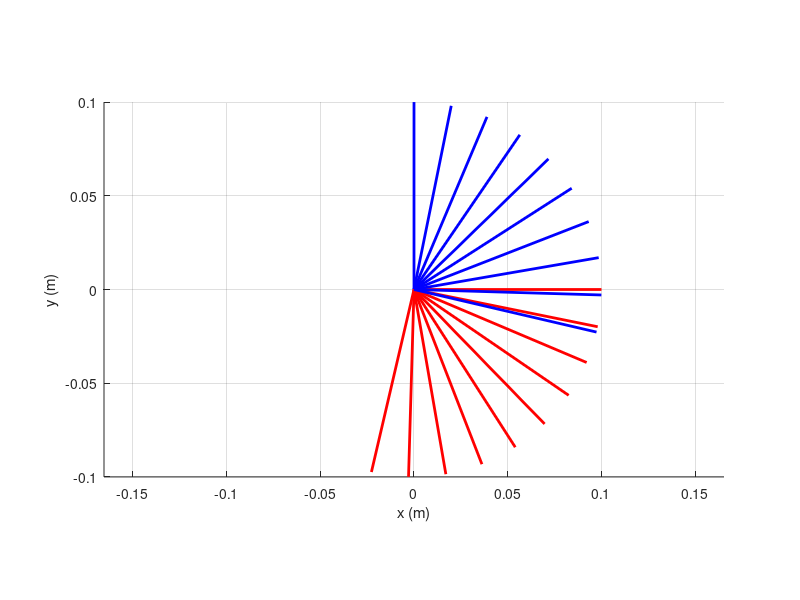
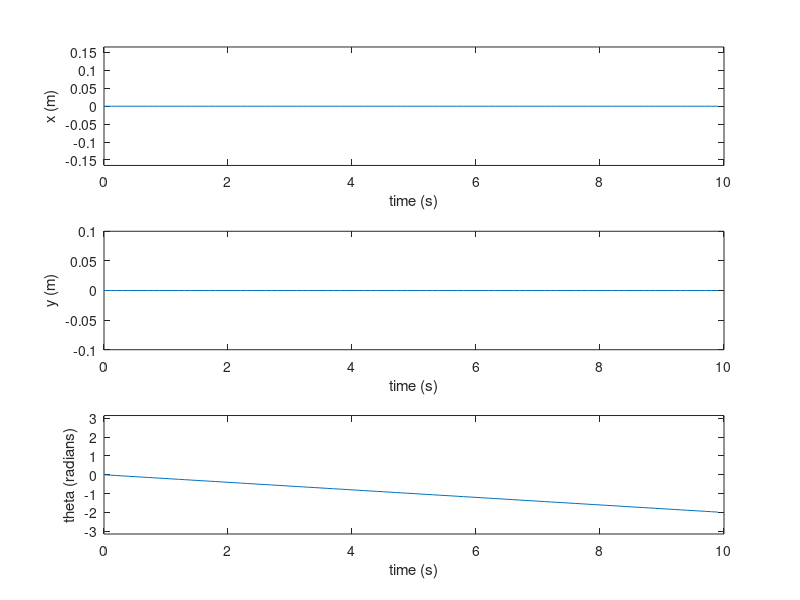

Reproduce these figures in MATLAB, in order.
%%%%%%%%%%%%%%%%%%%%Q_2%%%%%%%%%%%%%%
% There are several possible answers to this so the check
% is based on the stacked wheel equations.
% Wheel 1, the far right wheel
alpha1 =0;
beta1 =0;
ell1 =1/2;
% Wheel 2, the top left wheel
alpha2 =(2*pi)/3;
beta2 =0;
ell2 =1/2;    
% Wheel 3, the bottom left wheel
alpha3 =-(2*pi)/3;
beta3 =0;
ell3 =1/2;
%%%%%%%%%%%%%%%%%%%%%%%%%%%%%%%%%%%%%%%%%%%%%%%%%
%% Try changing the wheel speeds to see what motions the robot does.
numSeconds=10;
% The speed of the first wheel (rad/s)
phi1 = 1.0;
% The speed of the second wheel (rad/s)
phi2 = 1.0;
% The speed of the third wheel (rad/s)
phi3 = 1.0;  
%%%%%%%%%%%%%%%%%%%%%%%%%%%%%%%%%%%%%%%%%%%%%%%%%%%%%%%%
% Step 2: derive the matrices J and R                  %
%%%%%%%%%%%%%%%%%%%%%%%%%%%%%%%%%%%%%%%%%%%%%%%%%%%%%%%%
J1 = [sin(alpha1 + beta1) -cos(alpha1+beta1) -ell1*cos(beta1)];
J2 = [sin(alpha2 + beta2) -cos(alpha2+beta2) -ell1*cos(beta2)];
J3 = [sin(alpha3 + beta3) -cos(alpha3+beta3) -ell3*cos(beta3)];

J = [J1; J2; J3];
R = 0.1*eye(3);

%%%%%%%%%%%%%%%%%%%%%%%%%%%%%%%%%%%%%%%%%%%%%%%%%%%%%%%%
% Step 3: Compute the forward differential             %
%         kinematics matrix, F                         %
%%%%%%%%%%%%%%%%%%%%%%%%%%%%%%%%%%%%%%%%%%%%%%%%%%%%%%%%
F = pinv(J'*J)*J'*R
%%%%%%%%%%%%%%%%%%%%%%%%%%%%%%%%%%%%%%%%%%%%%%%%%%%%%%%%
% Stack the wheel speeds
phi = [phi1;phi2;phi3];      
stepsPerSec=10;
steps = ceil(stepsPerSec*numSeconds);
dt = 1.0/stepsPerSec;

xi = [0;0;0];

p0 = [0;0];
p1 = [0.1;0];
p2 = [0;0.1];

figure(1);
clf;
hold on;

values = zeros(4,steps);      

pxi = [];
t = 0;
% This loop performs simple Euler integration of
% the differential forward kinematics and plots 
% a coordinate frame of the robot every 1 second.
% The red line is the robot X axis and the green line
% is the robot Y axis. The robot starts at the origin
% with an orientation of zero.
for i = 1:steps
  values(1:3,i) = xi;
  values(4,i) = t;
  R = [ cos(xi(3)), sin(xi(3));
       -sin(xi(3)), cos(xi(3)) ];
  if mod(i,stepsPerSec) == 1
    % plot the current location
    Tp0 = xi(1:2);
    Tp1 = R'*p1 + xi(1:2);
    Tp2 = R'*p2 + xi(1:2);
    plot([Tp0(1),Tp1(1)], [Tp0(2),Tp1(2)],'r-','linewidth',2);
    plot([Tp0(1),Tp2(1)], [Tp0(2),Tp2(2)],'b-','linewidth',2);
  end
  if ~isempty(pxi)
      plot([pxi(1), xi(1)],[pxi(2),xi(2)], 'k-', 'linewidth',1);
  end
  
  % store the old xi
  pxi = xi;
  RR = [R, [0;0];
        [0,0,1]];
  % Propagate xi forward in time
  xi = pxi + RR' * F * phi * dt;
  t = t + dt;
end
hold on;
grid on;
axis equal;
X = max(abs(xlim));
Y = max(abs(ylim));
xlim([-X,X]);
ylim([-Y,Y]);
xlabel('x (m)')
ylabel('y (m)')

      
figure(2);
subplot(311)
plot(values(4,:),values(1,:));
xlabel('time (s)');
ylabel('x (m)');
ylim([-X,X])
subplot(312)
plot(values(4,:),values(2,:));
xlabel('time (s)');
ylabel('y (m)');
ylim([-Y,Y])
subplot(313)
plot(values(4,:), values(3,:));
xlabel('time (s)');
ylabel('theta (radians)');
ylim([-pi,pi])